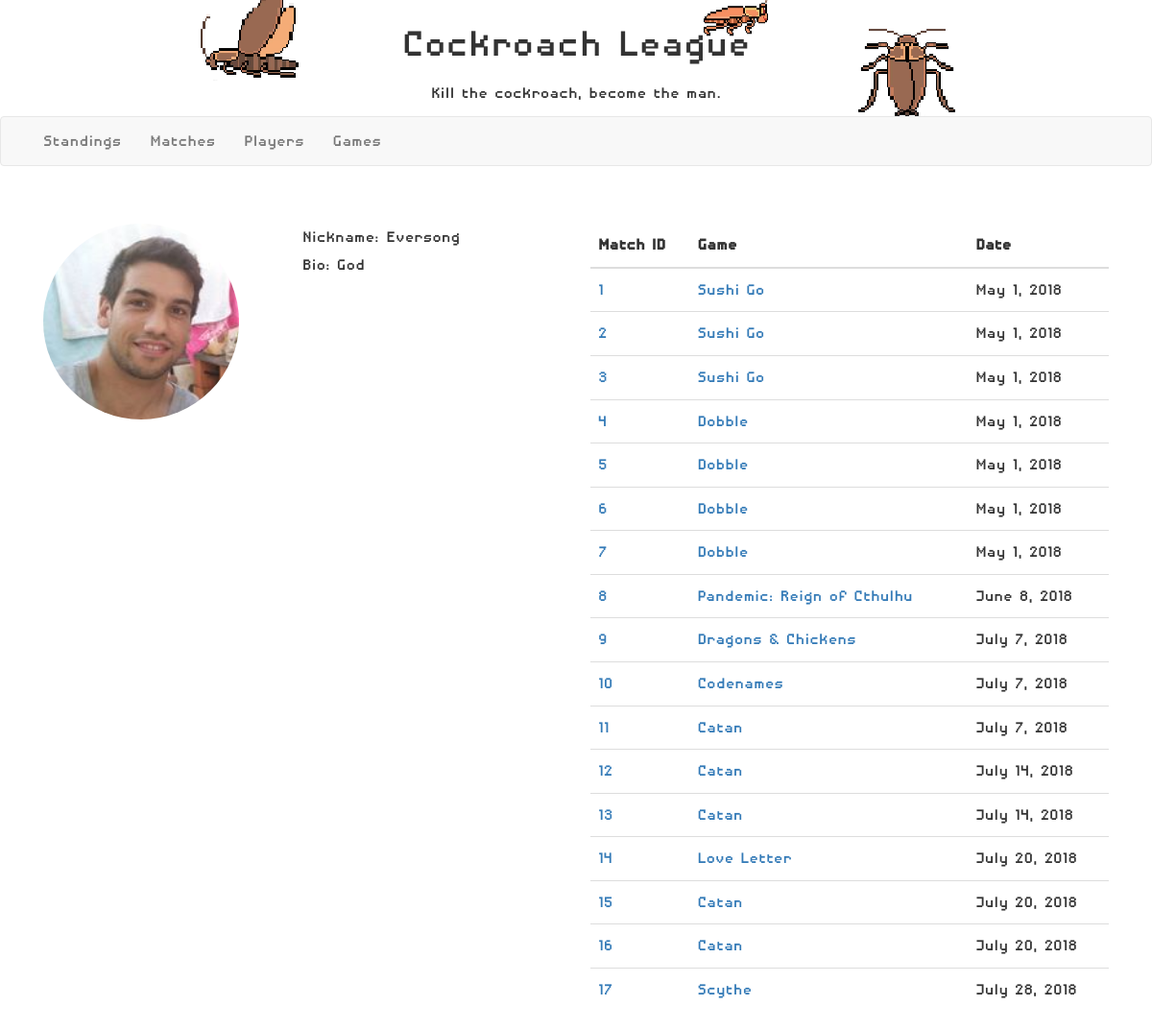
The page /rankings/player/Eversong on the database as committed earlier.
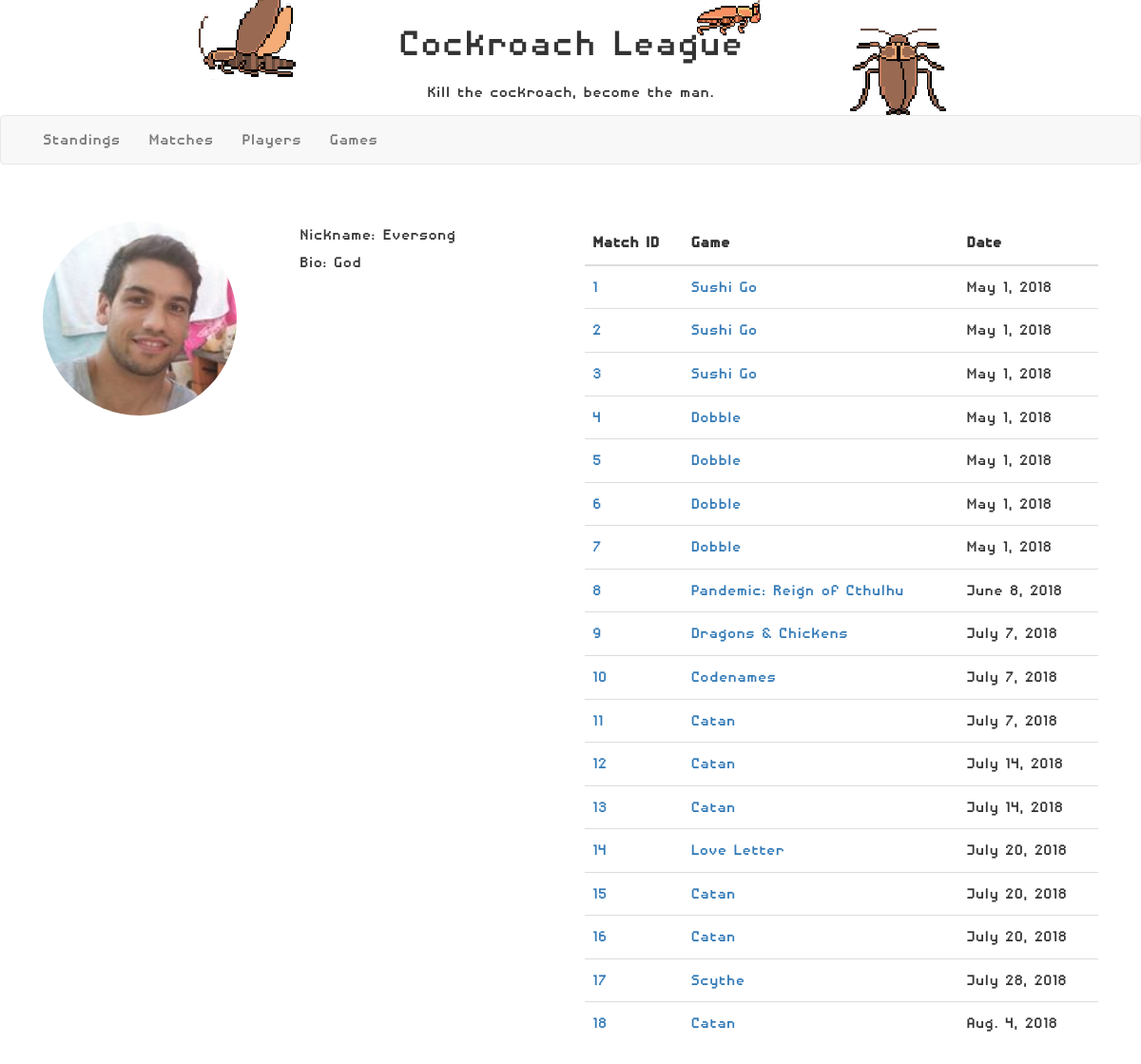
The same page on the database as committed later.
### rankings/models.py (models this page shows, shortened)
class GameMatch(models.Model):
    match_id = models.IntegerField()
    match_date = models.DateField('Match Date')
    match_game = models.ForeignKey(Game, on_delete=models.CASCADE)
    match_players = models.ManyToManyField(Player)

class Game(models.Model):
    game_name = models.CharField(max_length=30, primary_key=True)
    game_complexity = models.FloatField()
    game_time = models.IntegerField()
    game_url = models.URLField()
    game_logo = models.ImageField(null=True)
    def __str__(self):
        return self.game_name

### rankings/views.py (the view)
# urls.py: path('player/<player_nickname>', views.player, name='player'),
def player(request, player_nickname):
    player = Player.objects.filter(player_nickname=player_nickname).first()
    matches = GameMatch.objects.filter(match_players__player_nickname=player_nickname)
    context = {
        'player': player,
        'matches': matches
    }
    return render(request, 'player.html', context=context)

### templates/player.html (shortened to what this page needs)
{% extends "base_generic.html" %}
{% block content %}
    <div class="container" style="margin-top: 5%">
        <div class="col-md-6 col-xs-12">
            <div class="row" style="margin-bottom: 25px">
                <div class="col-md-6 col-xs-6">
                    <img class="img img-circle" src="{{ MEDIA_URL }}{{ player.player_photo.url }}">
                </div>
                <div class="col-md-6 col-xs-6">
                    <div class="row">
                        Nickname: {{ player.player_nickname }}
                    </div>
                    <div class="row">
                        Bio: {{ player.player_bio }}
                    </div>
                </div>
            </div>
        </div>
        <div class="col-md-6 col-xs-12">
            <link href="https://maxcdn.bootstrapcdn.com/bootstrap/3.3.7/css/bootstrap.min.css" rel="stylesheet"/>
            <link href="https://cdnjs.cloudflare.com/ajax/libs/datatables/1.10.12/css/dataTables.bootstrap.min.css" rel="stylesheet"/>
            <table id="matches" class="table" cellspacing="0" width="100%">
                <thead>
                <tr>
                    <th>Match ID</th>
                    <th>Game</th>
                    <th>Date</th>
                </tr>
                </thead>
                <tbody>
                {% for match in matches %}
                <tr>
                    <td><a href="{% url 'matches-detail' match.match_id %}">{{ match.match_id }}</a></td>
                    <td><a href="{% url 'game' match.match_game %}">{{ match.match_game }}</a></td>
                    <td>{{ match.match_date }}</td>
                </tr>
                {% endfor %}
                </tbody>
            </table>
        </div>
    </div>
{% endblock %}

Rows that differ between the two databases and show on the page:
added GameMatch: match_id "18", match_game "Catan", match_date "Aug. 4, 2018"
